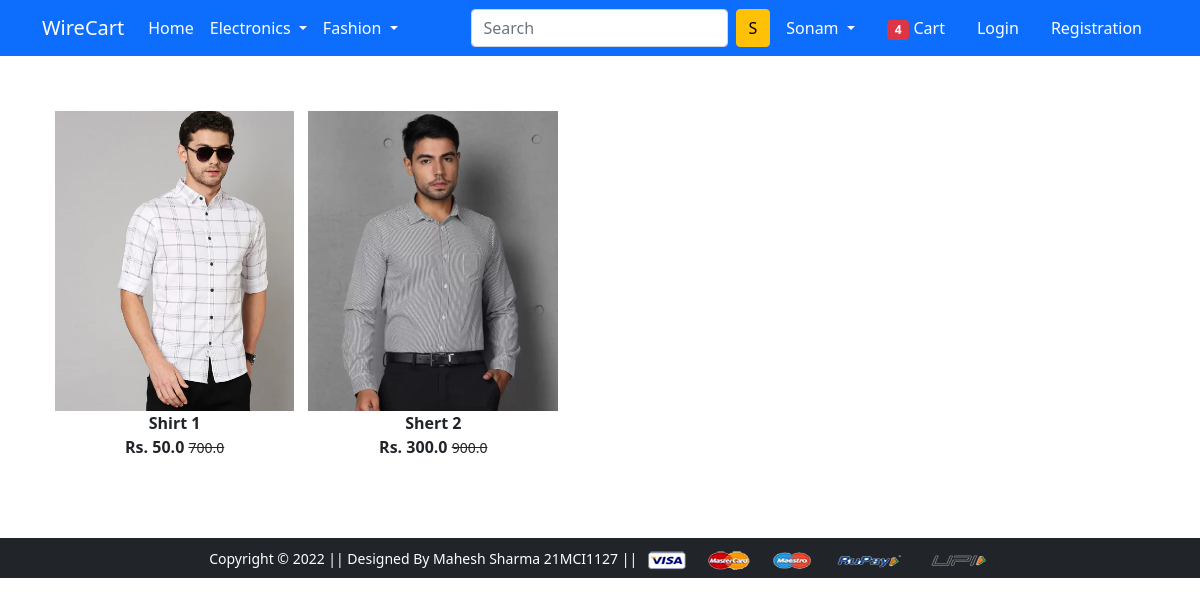
The page /topWear/ on the database as committed earlier.
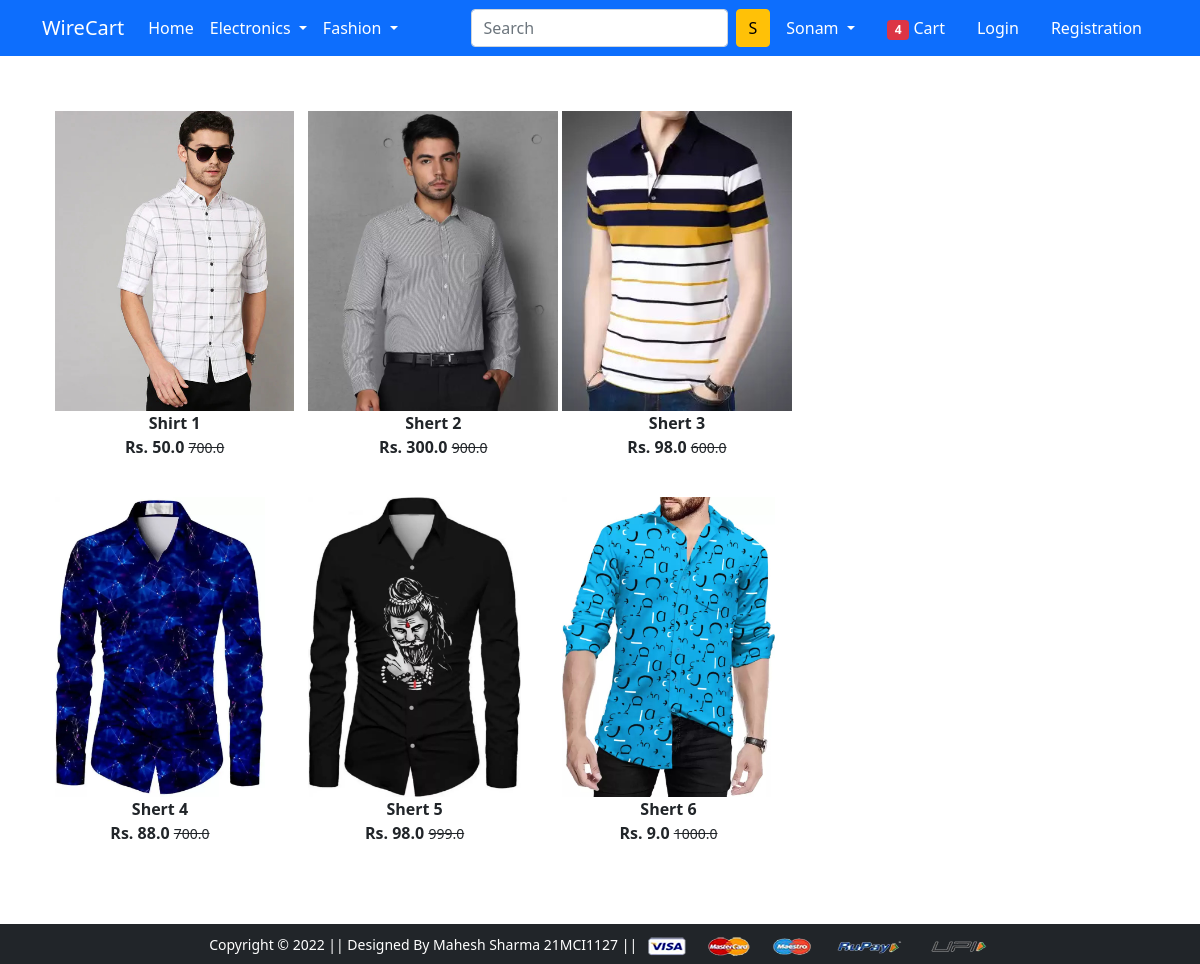
The same page on the database as committed later.
### app/models.py (models this page shows, shortened)
class Product(models.Model):
    title = models.CharField ( max_length = 100 )
    selling_price = models.FloatField ( )
    discounted_price = models.FloatField ( )
    description = models.TextField ( )
    brand = models.CharField(max_length = 100 )
    category = models.CharField ( choices = CATEGORY_CHOICES , max_length = 2 )
    product_image = models.ImageField(upload_to = ' productimg')

### app/views.py (the view)
# urls.py: path('topWear/', views.topWear, name='topWear'),
def topWear(request):
    topWear = Product.objects.filter(category='TW')
    return render(request, 'app/topWear.html', {'topWear': topWear})

### app/templates/app/topWear.html (shortened to what this page needs)
{% extends 'app/base.html' %}
{% load static %}
{% block main-content %}
<div class="container my-5">
 <div class="row">
  <div class="col-sm-8">
   <div class="row">
    {% for product in topWear %}
    <div class="col-sm-4 text-center mb-4">
    <a href=" {% url 'product-detail' product.id %} " class='btn'>
        <div class="item">
            <img src="{{ product.product_image.url }}" alt="" height="300" class="">
            <div class="fw-bold"> {{product.title}} </div>
            <div class="fw-bold"> Rs. {{product.discounted_price}}
                <small class="fw-light text-decoration-line-through">
                    {{product.selling_price}}
                </small></div>
        </div>
    </a>
    </div>
    {% endfor %}
   </div>
  </div>
 </div>
</div>
{% endblock main-content %}

Rows that differ between the two databases and show on the page:
added Product: product_image (picture), title "Shert 3", discounted_price "98.0", selling_price "600.0"
added Product: product_image (picture), title "Shert 4", discounted_price "88.0", selling_price "700.0"
added Product: product_image (picture), title "Shert 5", discounted_price "98.0", selling_price "999.0"
added Product: product_image (picture), title "Shert 6", discounted_price "9.0", selling_price "1000.0"
